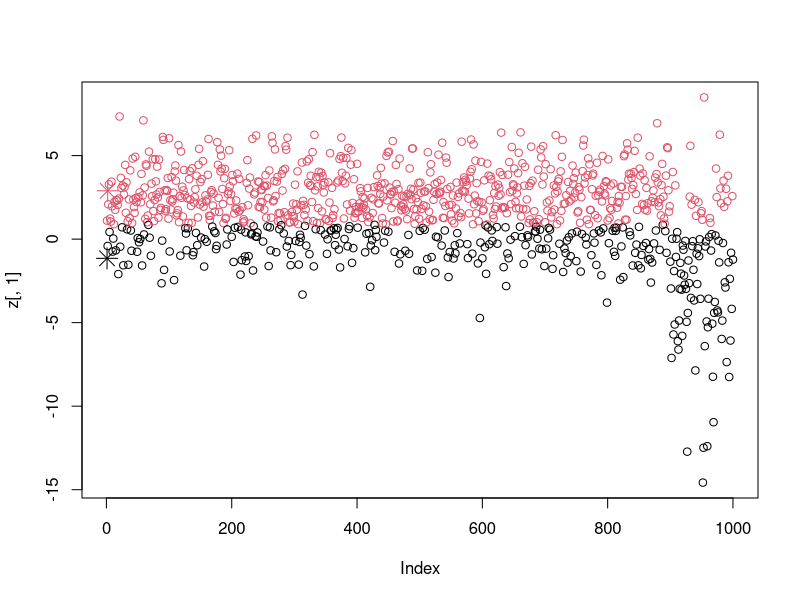
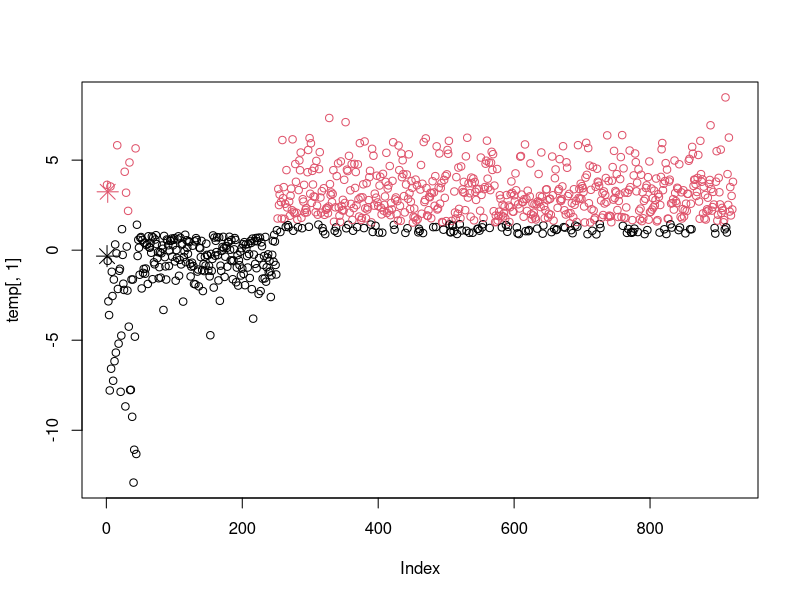
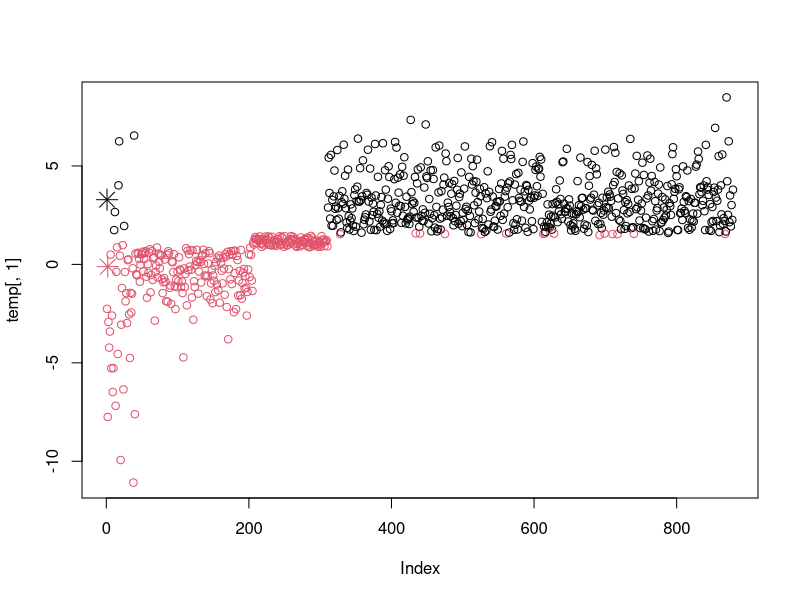
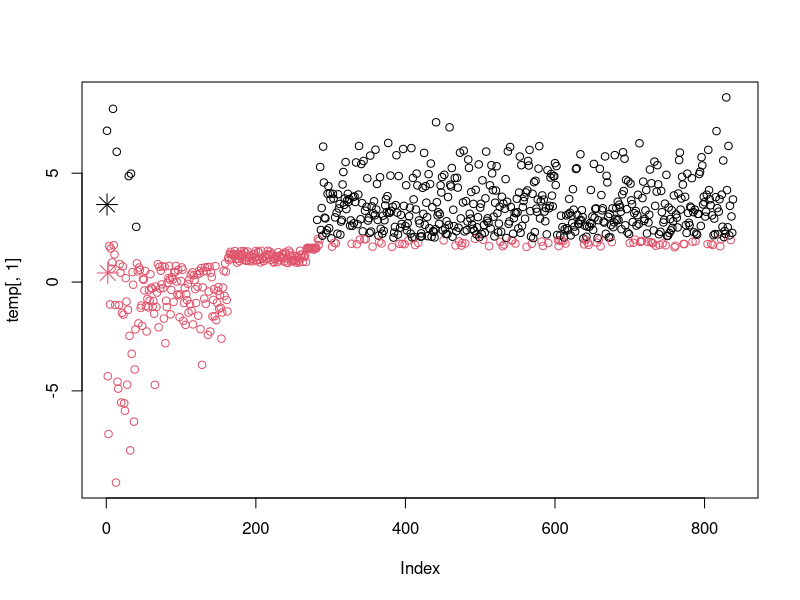
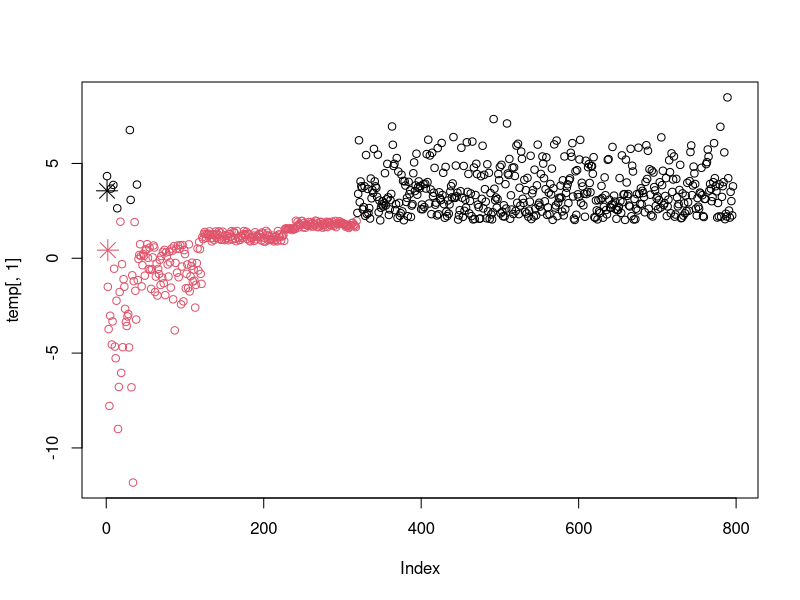
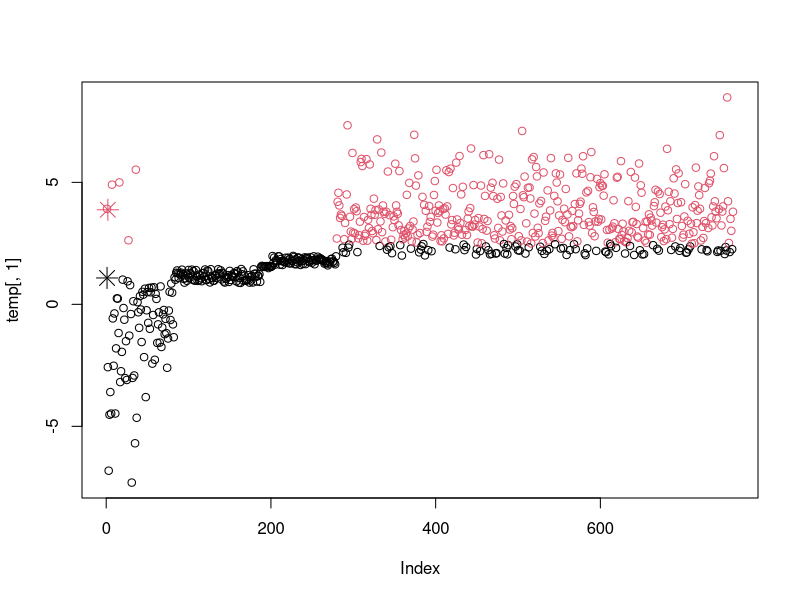
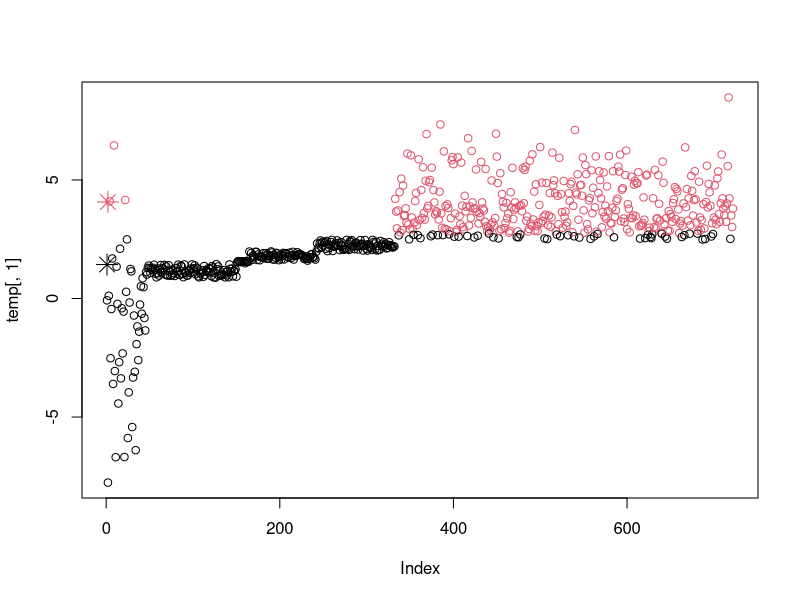
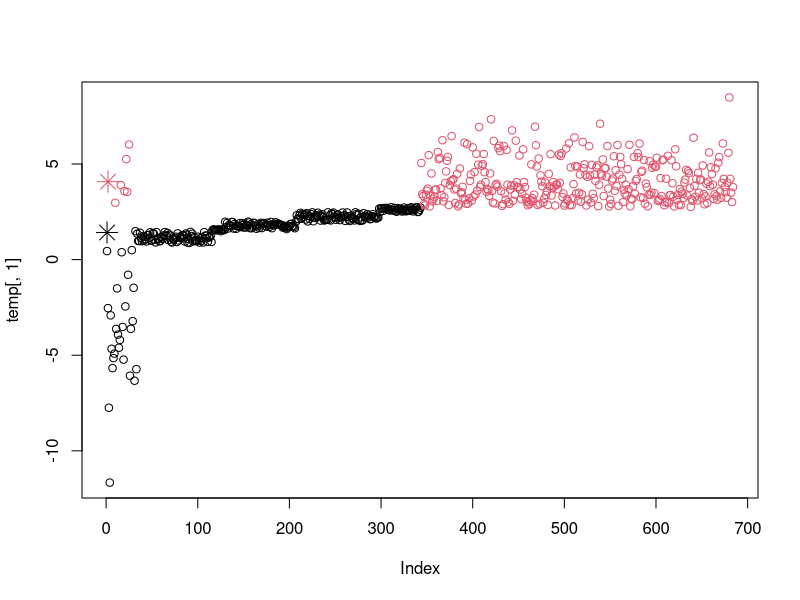

Recreate these plots in R, in order.
########################################################
#### Code for Simulation Study
########################################################

#########################
####Informants score invariant with time with fixed incidence rate (model 1).
#########################
rm(list=ls())

library("sampling")
set.seed(1000)
### Assign  baseline
m<-1 #baseline

### Normal group
x<-as.vector(rnorm(900,2,2))    ##feature sample
D<-rep(2,length(x))             ##response 
x1<-cbind(x,D)                  ##normal group data

### Demented group
x<-as.vector(rnorm(100,-2,4))   ##feature sample
D <-rep(1, length(x))           ##response
x2<-cbind(x, D)                 ##demented group data

### Final data
z<-rbind(x1,x2)

### Screening test for data partition 
cl <- kmeans(z[,1], 2, iter.max = 200, nstart = 10, algorithm = "MacQueen")

### Plots for visualization
plot(z[,1], col = cl$cluster)
points(cl$centers, col = 1:2, pch = 8, cex=2)

### Predicted partition
Y<-as.integer(cl$cluster)

center<- sort(cl$centers);
if (center[1]!= cl$centers[1])  {for (i in 1:length(Y)) {if (Y[i]==2) Y[i]=1 else Y[i]=2} }

### Checking the correct classification
sum(z[,2]== Y)

### COmbining original labels and predicted labels
temp<-cbind(z, Y)
temp<- temp[order(temp[,3]),]

### Calculating different quantities of two-phase sampling

## Assigning proportion of observations chosen from each group
f2<-0.1;f1<-1;                                

## Sample sizes and sample object
n1<- sum(Y==2);n2<- sum(Y==1);s1<-rep(1,n2);

## MLE of demented group
pi1<-n2/length(Y);

## Sample size from non-demented by screening test
n<-round(n1*f2)

### simple random sampling from non-demented group
s=srswor(n, n1)
s<- c(s1,s)

### Final sample for GS test
new<-cbind(temp[,1][s==1], temp[,2][s==1], temp[,3][s==1])
comp<- cbind(temp[,1][s==0], temp[,2][s==0], temp[,3][s==0])

### Data for GS test
colnames(new) <- c("X","D","Y")
new<- as.data.frame(new)
tb<-table(new$Y, new$D)

### Storing results for baseline
result <- matrix(NA, nrow = 11, ncol=9, byrow=TRUE, dimnames = list(c("baseline", "wave1", "wave2", "wave3","wave4", "wave5", "wave6","wave7", "wave8", "wave9", "wave10"), c("prev", "stdpre","incid", "stdinc","N", "Sensit" ,"Specif" ,"tpev", "tinc")))

## Calculating lambda_t1 and lambda_t2 
lt1<- tb[1,1]/(tb[1,1]+tb[1,2])
lt2<- tb[2,1]/ (tb[2,1]+tb[2,2])

## Storing estimated prevalence
result[m,1]<- pi1*lt1 +(1- pi1)*lt2

## Storing the variance
result[m,2]<- ((pi1*lt1*(1-lt1)/f1+ (1-pi1)*lt2*(1-lt2)/f2+pi1*(1-pi1)*((lt1-lt2)^2))/length(Y))

## Storing values of incidence rate and sample size 
result[m,3]<- 0; result[m,4]<- 0; result[m,5]<- length(Y); 

## Storing sensitivity, specificity, true prevalence, true incidence
result[m,6]<- tb[1,1]/(tb[1,1]+tb[2,1]);result[m,7]<- tb[2,2]/(tb[1,2]+tb[2,2]); result[m,8]<- sum(temp[,2]==1)/nrow(temp); result[m,9]<-NA;

rm(.Random.seed); 


### Analysis of rest of the 10 waves
while(m <= 10)
{
m<-m+1

### Removing patients in Demented group
s<-ifelse(as.vector(new[,2])==2,0,1)

new<-cbind(new[,1][s==0], new[,2][s==0], new[,3][s==0])

### Dataset for the wave
temp<-rbind(new,comp)

### New patients in Demented group
theta<-0.05; # incidence rate

n1<-round(sum(temp[,2]==2)*theta); 

j<-1; 
for (i in 1:n1) {
  ind<- -1;
  while (ind<0)
  {if (temp[j,2]==2) {temp[j,1]<- rnorm(1,-2,4);  temp[j,2]<-1; ind<-1}; 
    j<- j+1;}
}

### Screening test for data partition 
cl <- kmeans(temp[,1], 2, iter.max = 200, nstart = 10)

### Plot for visualization
plot(temp[,1], col = cl$cluster)
points(cl$centers, col = 1:2, pch = 8, cex=2)

### Prediction for patients in screening test
Y<-as.integer(cl$cluster)

### Correction for predictions
center<- sort(cl$centers);
if (center[1]!= cl$centers[1])  {for (i in 1:length(Y)) {if (Y[i]==2) Y[i]=1 else Y[i]=2} }

### data preparation for GS test
sum(temp[,2]== Y) ##correct classification
temp[,3]<-Y
temp<- temp[order(temp[,3]), ]

### Measures for prediction of prevalence and incedence
n1<- sum(Y==2);n2<- sum(Y==1);s1<-rep(1,n2);
pi1<-n2/length(Y);
n<-round(n1*f2)

### simple random sampling
s=srswor(n, n1)
s<- c(s1,s)

### the sample for GS test
new<-cbind(temp[,1][s==1], temp[,2][s==1], temp[,3][s==1])
comp<- cbind(temp[,1][s==0], temp[,2][s==0], temp[,3][s==0])

### data of GS test
colnames(new) <- c("X","D","Y")
new<- as.data.frame(new)
tb<-table(new$Y, new$D)

lt1<- tb[1,1]/(tb[1,1]+tb[1,2])
lt2<- tb[2,1]/ (tb[2,1]+tb[2,2])

### Storing the result
result[m,1]<- pi1*lt1 +(1- pi1)*lt2
result[m,2]<- ((pi1*lt1*(1-lt1)/f1+ (1-pi1)*lt2*(1-lt2)/f2+pi1*(1-pi1)*((lt1-lt2)^2))/length(Y))
result[m,5]<- length(Y);
result[m,3]<- 1-result[m,5]*(1-result[m,1])/(result[m-1,5]*(1-result[m-1,1]))
result[m,4]<- (((1- result[m,1])^2)*(result[m-1,2]+ result[m,2]- result[m,2]*result[m-1,2])/((1- result[m-1,1])^2))
result[m,6]<- tb[1,1]/(tb[1,1]+tb[2,1]);result[m,7]<- tb[2,2]/(tb[1,2]+tb[2,2]);
result[m,8]<- sum(temp[,2]==1)/nrow(temp); result[m,9]<-theta;

}

write.table(result, "sim1.csv")

#########################
####End of Simulation 1
#########################


#########################
####Informants score improves with time with fixed incidence rate (model 2).
#########################
rm(list=ls())
### Assign  baseline
m<-1 #baseline

### Normal group
x<-as.vector(rnorm(900,2,2))    ##feature sample
D<-rep(2,length(x))             ##response 
x1<-cbind(x,D)                  ##normal group data

### Demented group
x<-as.vector(rnorm(100,-2,4))   ##feature sample
D <-rep(1, length(x))           ##response
x2<-cbind(x, D)                 ##demented group data

### Final data
z<-rbind(x1,x2)

### Screening test for data partition 
cl <- kmeans(z[,1], 2, iter.max = 200, nstart = 10, algorithm = "MacQueen")

### Plots for visualization
plot(z[,1], col = cl$cluster)
points(cl$centers, col = 1:2, pch = 8, cex=2)

### Predicted partition
Y<-as.integer(cl$cluster)

center<- sort(cl$centers);
if (center[1]!= cl$centers[1])  {for (i in 1:length(Y)) {if (Y[i]==2) Y[i]=1 else Y[i]=2} }

### Checking the correct classification
sum(z[,2]== Y)

### COmbining original labels and predicted labels
temp<-cbind(z, Y)
temp<- temp[order(temp[,3]),]

### Calculating different quantities of two-phase sampling

## Assigning proportion of observations chosen from each group
f2<-0.1;f1<-1;                                

## Sample sizes and sample object
n1<- sum(Y==2);n2<- sum(Y==1);s1<-rep(1,n2);

## MLE of demented group
pi1<-n2/length(Y);

## Sample size from non-demented by screening test
n<-round(n1*f2)

### simple random sampling from non-demented group
s=srswor(n, n1)
s<- c(s1,s)

### Final sample for GS test
new<-cbind(temp[,1][s==1], temp[,2][s==1], temp[,3][s==1])
comp<- cbind(temp[,1][s==0], temp[,2][s==0], temp[,3][s==0])

### Data for GS test
colnames(new) <- c("X","D","Y")
new<- as.data.frame(new)
tb<-table(new$Y, new$D)

### Storing results for baseline
result <- matrix(NA, nrow = 11, ncol=9, byrow=TRUE, dimnames = list(c("baseline", "wave1", "wave2", "wave3","wave4", "wave5", "wave6","wave7", "wave8", "wave9", "wave10"), c("prev", "stdpre","incid", "stdinc","N", "Sensit" ,"Specif" ,"tpev", "tinc")))

## Calculating lambda_t1 and lambda_t2 
lt1<- tb[1,1]/(tb[1,1]+tb[1,2])
lt2<- tb[2,1]/ (tb[2,1]+tb[2,2])

## Storing estimated prevalence
result[m,1]<- pi1*lt1 +(1- pi1)*lt2

## Storing the variance
result[m,2]<- ((pi1*lt1*(1-lt1)/f1+ (1-pi1)*lt2*(1-lt2)/f2+pi1*(1-pi1)*((lt1-lt2)^2))/length(Y))

## Storing values of incidence rate and sample size 
result[m,3]<- 0; result[m,4]<- 0; result[m,5]<- length(Y); 

## Storing sensitivity, specificity, true prevalence, true incidence
result[m,6]<- tb[1,1]/(tb[1,1]+tb[2,1]);result[m,7]<- tb[2,2]/(tb[1,2]+tb[2,2]); result[m,8]<- sum(temp[,2]==1)/nrow(temp); result[m,9]<-NA;

### Analysis of rest of the 10 waves
while(m <= 10)
{
m<-m+1 # First wave

### Removing patients in Demented group
s<-ifelse(as.vector(new[,2])==2,0,1)

new<-cbind(new[,1][s==0], new[,2][s==0], new[,3][s==0])

### Dataset for the wave
temp<-rbind(new,comp)

### New patients in Demented group
theta<-0.05; # incidence rate

n1<-round(sum(temp[,2]==2)*theta); 

j<-1; 
for (i in 1:n1) {
  ind<- -1;
  while (ind<0)
  {if (temp[j,2]==2) {temp[j,1]<- rnorm(1,-2,3);  temp[j,2]<-1; ind<-1}; 
    j<- j+1;}
}    #newly demented people

### Improvement of information score
temp[,1]<-temp[,1]+((-1)^ temp[,2])*runif(1,0,2)*rbinom(1,1,0.7)

### Screening test for data partition 
cl <- kmeans(temp[,1], 2, iter.max = 200, nstart = 10)

### Plot for visualization
plot(temp[,1], col = cl$cluster)
points(cl$centers, col = 1:2, pch = 8, cex=2)

### Prediction for patients in screening test
Y<-as.integer(cl$cluster)

### Correction for predictions
center<- sort(cl$centers);

if (center[1]!= cl$centers[1])  {for (i in 1:length(Y)) {if (Y[i]==2) Y[i]=1 else Y[i]=2} }

### data preparation for GS test
sum(temp[,2]== Y) ##correct classification
temp[,3]<-Y
temp<- temp[order(temp[,3]), ]

### Measures for prediction of prevalence and incedence
n1<- sum(Y==2);n2<- sum(Y==1);s1<-rep(1,n2);
pi1<-n2/length(Y);
n<-round(n1*f2)

## simple random sampling
s=srswor(n, n1)
s<- c(s1,s)

### the sample for GS test
new<-cbind(temp[,1][s==1], temp[,2][s==1], temp[,3][s==1])
comp<- cbind(temp[,1][s==0], temp[,2][s==0], temp[,3][s==0])

### data of GS test
colnames(new) <- c("X","D","Y")
new<- as.data.frame(new)
tb<-table(new$Y, new$D)

lt1<- tb[1,1]/(tb[1,1]+tb[1,2])
lt2<- tb[2,1]/ (tb[2,1]+tb[2,2])

### Storing the result
result[m,1]<- pi1*lt1 +(1- pi1)*lt2
result[m,2]<- ((pi1*lt1*(1-lt1)/f1+ (1-pi1)*lt2*(1-lt2)/f2+pi1*(1-pi1)*((lt1-lt2)^2))/length(Y))
result[m,5]<- length(Y);
result[m,3]<- 1- result[m,5]*(1-result[m,1])/(result[m-1,5]*(1-result[m-1,1]))
result[m,4]<- (((1- result[m,1])^2)*(result[m-1,2]+ result[m,2]- result[m,2]*result[m-1,2])/((1- result[m-1,1])^2))
result[m,6]<- tb[1,1]/(tb[1,1]+tb[2,1]);result[m,7]<- tb[2,2]/(tb[1,2]+tb[2,2]);
result[m,8]<- sum(temp[,2]==1)/nrow(temp); result[m,9]<-theta;

}

write.table(result, "sim2.csv")

#########################
####End of Simulation 2
#########################


###########################
### Informants score degrades with time with fixed incidence rate (model 3).
###########################
rm(list = ls())
### Assign  baseline
m<-1 #baseline

### Normal group
x<-as.vector(rnorm(900,2,2))    ##feature sample
D<-rep(2,length(x))             ##response 
x1<-cbind(x,D)                  ##normal group data

### Demented group
x<-as.vector(rnorm(100,-2,4))   ##feature sample
D <-rep(1, length(x))           ##response
x2<-cbind(x, D)                 ##demented group data

### Final data
z<-rbind(x1,x2)

### Screening test for data partition 
cl <- kmeans(z[,1], 2, iter.max = 200, nstart = 10, algorithm = "MacQueen")

### Plots for visualization
plot(z[,1], col = cl$cluster)
points(cl$centers, col = 1:2, pch = 8, cex=2)

### Predicted partition
Y<-as.integer(cl$cluster)

center<- sort(cl$centers);
if (center[1]!= cl$centers[1])  {for (i in 1:length(Y)) {if (Y[i]==2) Y[i]=1 else Y[i]=2} }

### Checking the correct classification
sum(z[,2]== Y)

### COmbining original labels and predicted labels
temp<-cbind(z, Y)
temp<- temp[order(temp[,3]),]

### Calculating different quantities of two-phase sampling

## Assigning proportion of observations chosen from each group
f2<-0.1;f1<-1;                                

## Sample sizes and sample object
n1<- sum(Y==2);n2<- sum(Y==1);s1<-rep(1,n2);

## MLE of demented group
pi1<-n2/length(Y);

## Sample size from non-demented by screening test
n<-round(n1*f2)

### simple random sampling from non-demented group
s=srswor(n, n1)
s<- c(s1,s)

### Final sample for GS test
new<-cbind(temp[,1][s==1], temp[,2][s==1], temp[,3][s==1])
comp<- cbind(temp[,1][s==0], temp[,2][s==0], temp[,3][s==0])

### Data for GS test
colnames(new) <- c("X","D","Y")
new<- as.data.frame(new)
tb<-table(new$Y, new$D)

### Storing results for baseline
result <- matrix(NA, nrow = 11, ncol=9, byrow=TRUE, dimnames = list(c("baseline", "wave1", "wave2", "wave3","wave4", "wave5", "wave6","wave7", "wave8", "wave9", "wave10"), c("prev", "stdpre","incid", "stdinc","N", "Sensit" ,"Specif" ,"tpev", "tinc")))

## Calculating lambda_t1 and lambda_t2 
lt1<- tb[1,1]/(tb[1,1]+tb[1,2])
lt2<- tb[2,1]/ (tb[2,1]+tb[2,2])

## Storing estimated prevalence
result[m,1]<- pi1*lt1 +(1- pi1)*lt2

## Storing the variance
result[m,2]<- ((pi1*lt1*(1-lt1)/f1+ (1-pi1)*lt2*(1-lt2)/f2+pi1*(1-pi1)*((lt1-lt2)^2))/length(Y))

## Storing values of incidence rate and sample size 
result[m,3]<- 0; result[m,4]<- 0; result[m,5]<- length(Y); 

## Storing sensitivity, specificity, true prevalence, true incidence
result[m,6]<- tb[1,1]/(tb[1,1]+tb[2,1]);result[m,7]<- tb[2,2]/(tb[1,2]+tb[2,2]); result[m,8]<- sum(temp[,2]==1)/nrow(temp); result[m,9]<-NA;

rm(.Random.seed); 


### Analysis of rest of the 10 waves
while(m <= 10)
{
m<-m+1 # First wave

### Removing patients in Demented group
s<-ifelse(as.vector(new[,2])==2,0,1)

new<-cbind(new[,1][s==0], new[,2][s==0], new[,3][s==0])

### Dataset for the wave
temp<-rbind(new,comp)

### New patients in Demented group
theta<-0.05; # incidence rate

n1<-round(sum(temp[,2]==2)*theta); 

j<-1; 
for (i in 1:n1) {
  ind<- -1;
  while (ind<0)
  {if (temp[j,2]==2) {temp[j,1]<- rnorm(1,-2,3);  temp[j,2]<-1; ind<-1}; 
    j<- j+1;}
}    #newly demented people

### Degradation of information score

temp[,1]<-temp[,1]+((-1)^(temp[,2]+1))*runif(1,0,2)*rbinom(1,1,0.5)

### Screening test for data partition 
cl <- kmeans(temp[,1], 2, iter.max = 200, nstart = 10)

### Plot for visualization
plot(temp[,1], col = cl$cluster)
points(cl$centers, col = 1:2, pch = 8, cex=2)

### Prediction for patients in screening test
Y<-as.integer(cl$cluster)

### Correction for predictions
center<- sort(cl$centers);
if (center[1]!= cl$centers[1])  {for (i in 1:length(Y)) {if (Y[i]==2) Y[i]=1 else Y[i]=2} }

### data preparation for GS test
sum(temp[,2]== Y) ##correct classification

temp[,3]<-Y

temp<- temp[order(temp[,3]), ]

### Measures for prediction of prevalence and incedence
n1<- sum(Y==2);n2<- sum(Y==1);s1<-rep(1,n2);
pi1<-n2/length(Y);
n<-round(n1*f2)

## simple random sampling
s=srswor(n, n1)
s<- c(s1,s)

### the sample for GS test
new<-cbind(temp[,1][s==1], temp[,2][s==1], temp[,3][s==1])
comp<- cbind(temp[,1][s==0], temp[,2][s==0], temp[,3][s==0])

### data of GS test
colnames(new) <- c("X","D","Y")
new<- as.data.frame(new)
tb<-table(new$Y, new$D)

lt1<- tb[1,1]/(tb[1,1]+tb[1,2])
lt2<- tb[2,1]/ (tb[2,1]+tb[2,2])

### Storing the result
result[m,1]<- pi1*lt1 +(1- pi1)*lt2
result[m,2]<- ((pi1*lt1*(1-lt1)/f1+ (1-pi1)*lt2*(1-lt2)/f2+pi1*(1-pi1)*((lt1-lt2)^2))/length(Y))
result[m,5]<- length(Y);
result[m,3]<- 1-result[m,5]*(1-result[m,1])/(result[m-1,5]*(1-result[m-1,1]))
result[m,4]<- (((1- result[m,1])^2)*(result[m-1,2]+ result[m,2]- result[m,2]*result[m-1,2])/((1- result[m-1,1])^2))
result[m,6]<- tb[1,1]/(tb[1,1]+tb[2,1]);result[m,7]<- tb[2,2]/(tb[1,2]+tb[2,2]);
result[m,8]<- sum(temp[,2]==1)/nrow(temp); result[m,9]<-theta;

}

write.table(result, "sim3.csv")

#########################
####End of Simulation 3
#########################


###########################
### Informants score invariant with time with variable incidence rate (model 4).
###########################
rm(list=ls())
set.seed(1000)
### Assign  baseline
m<-1 #baseline

### Normal group
x<-as.vector(rnorm(900,2,1.2))    ##feature sample
D<-rep(2,length(x))             ##response 
x1<-cbind(x,D)                  ##normal group data

### Demented group
x<-as.vector(rnorm(100,-2,4))   ##feature sample
D <-rep(1, length(x))           ##response
x2<-cbind(x, D)                 ##demented group data

### Final data
z<-rbind(x1,x2)

### Screening test for data partition 
cl <- kmeans(z[,1], 2, iter.max = 200, nstart = 10, algorithm = "MacQueen")

### Plots for visualization
plot(z[,1], col = cl$cluster)
points(cl$centers, col = 1:2, pch = 8, cex=2)

### Predicted partition
Y<-as.integer(cl$cluster)

center<- sort(cl$centers);
if (center[1]!= cl$centers[1])  {for (i in 1:length(Y)) {if (Y[i]==2) Y[i]=1 else Y[i]=2} }

### Checking the correct classification
sum(z[,2]== Y)

### COmbining original labels and predicted labels
temp<-cbind(z, Y)
temp<- temp[order(temp[,3]),]

### Calculating different quantities of two-phase sampling

## Assigning proportion of observations chosen from each group
f2<-0.1;f1<-1;                                

## Sample sizes and sample object
n1<- sum(Y==2);n2<- sum(Y==1);s1<-rep(1,n2);

## MLE of demented group
pi1<-n2/length(Y);

## Sample size from non-demented by screening test
n<-round(n1*f2)

### simple random sampling from non-demented group
s=srswor(n, n1)
s<- c(s1,s)

### Final sample for GS test
new<-cbind(temp[,1][s==1], temp[,2][s==1], temp[,3][s==1])
comp<- cbind(temp[,1][s==0], temp[,2][s==0], temp[,3][s==0])

### Data for GS test
colnames(new) <- c("X","D","Y")
new<- as.data.frame(new)
tb<-table(new$Y, new$D)

### Storing results for baseline
result <- matrix(NA, nrow = 11, ncol=9, byrow=TRUE, dimnames = list(c("baseline", "wave1", "wave2", "wave3","wave4", "wave5", "wave6","wave7", "wave8", "wave9", "wave10"), c("prev", "stdpre","incid", "stdinc","N", "Sensit" ,"Specif" ,"tpev", "tinc")))

## Calculating lambda_t1 and lambda_t2 
lt1<- tb[1,1]/(tb[1,1]+tb[1,2])
lt2<- tb[2,1]/ (tb[2,1]+tb[2,2])

## Storing estimated prevalence
result[m,1]<- pi1*lt1 +(1- pi1)*lt2

## Storing the variance
result[m,2]<- ((pi1*lt1*(1-lt1)/f1+ (1-pi1)*lt2*(1-lt2)/f2+pi1*(1-pi1)*((lt1-lt2)^2))/length(Y))

## Storing values of incidence rate and sample size 
result[m,3]<- 0; result[m,4]<- 0; result[m,5]<- length(Y); 

## Storing sensitivity, specificity, true prevalence, true incidence
result[m,6]<- tb[1,1]/(tb[1,1]+tb[2,1]);result[m,7]<- tb[2,2]/(tb[1,2]+tb[2,2]); result[m,8]<- sum(temp[,2]==1)/nrow(temp); result[m,9]<-NA;

rm(.Random.seed); 


### Analysis of rest of the 10 waves
while(m <= 10)
{
m<-m+1 # First wave

### Removing patients in Demented group
s<-ifelse(as.vector(new[,2])==2,0,1)

new<-cbind(new[,1][s==0], new[,2][s==0], new[,3][s==0])

### Dataset for the wave
temp<-rbind(new,comp)

### New patients in Demented group
theta<-runif(1,0,0.1); # variable incidence rate

n1<-round(sum(temp[,2]==2)*theta); 

j<-1; 
for (i in 1:n1) {
  ind<- -1;
  while (ind<0)
  {if (temp[j,2]==2) {temp[j,1]<- rnorm(1,-2,3);  temp[j,2]<-1; ind<-1}; 
    j<- j+1;}
}

### Screening test for data partition 
cl <- kmeans(temp[,1], 2, iter.max = 200, nstart = 10)

### Plot for visualization
plot(temp[,1], col = cl$cluster)
points(cl$centers, col = 1:2, pch = 8, cex=2)

### Prediction for patients in screening test
Y<-as.integer(cl$cluster)

### Correction for predictions
center<- sort(cl$centers);
if (center[1]!= cl$centers[1])  {for (i in 1:length(Y)) {if (Y[i]==2) Y[i]=1 else Y[i]=2} }

### data preparation for GS test
sum(temp[,2]== Y) ##correct classification
temp[,3]<-Y
temp<- temp[order(temp[,3]), ]

### Measures for prediction of prevalence and incedence
n1<- sum(Y==2);n2<- sum(Y==1);s1<-rep(1,n2);
pi1<-n2/length(Y);
n<-round(n1*f2)

## simple random sampling
s=srswor(n, n1)
s<- c(s1,s)

### the sample for GS test
new<-cbind(temp[,1][s==1], temp[,2][s==1], temp[,3][s==1])
comp<- cbind(temp[,1][s==0], temp[,2][s==0], temp[,3][s==0])

### data of GS test
colnames(new) <- c("X","D","Y")
new<- as.data.frame(new)
tb<-table(new$Y, new$D)

lt1<- tb[1,1]/(tb[1,1]+tb[1,2])
lt2<- tb[2,1]/ (tb[2,1]+tb[2,2])

### Storing the result
result[m,1]<- pi1*lt1 +(1- pi1)*lt2
result[m,2]<- ((pi1*lt1*(1-lt1)/f1+ (1-pi1)*lt2*(1-lt2)/f2+pi1*(1-pi1)*((lt1-lt2)^2))/length(Y))
result[m,5]<- length(Y);
result[m,3]<- 1-result[m,5]*(1-result[m,1])/(result[m-1,5]*(1-result[m-1,1]))
result[m,4]<- (((1- result[m,1])^2)*(result[m-1,2]+ result[m,2]- result[m,2]*result[m-1,2])/((1- result[m-1,1])^2))
result[m,6]<- tb[1,1]/(tb[1,1]+tb[2,1]);result[m,7]<- tb[2,2]/(tb[1,2]+tb[2,2]);
result[m,8]<- sum(temp[,2]==1)/nrow(temp); result[m,9]<-theta;

}

write.table(result, "sim4.csv")

#########################
####End of Simulation 4
#########################


###########################
### Informants score improves with time with variable incidence rate (model 5).
###########################

rm(list=ls())
### Assign  baseline
m<-1 #baseline

### Normal group
x<-as.vector(rnorm(900,2,2))    ##feature sample
D<-rep(2,length(x))             ##response 
x1<-cbind(x,D)                  ##normal group data

### Demented group
x<-as.vector(rnorm(100,-2,4))   ##feature sample
D <-rep(1, length(x))           ##response
x2<-cbind(x, D)                 ##demented group data

### Final data
z<-rbind(x1,x2)

### Screening test for data partition 
cl <- kmeans(z[,1], 2, iter.max = 200, nstart = 10, algorithm = "MacQueen")

### Plots for visualization
plot(z[,1], col = cl$cluster)
points(cl$centers, col = 1:2, pch = 8, cex=2)

### Predicted partition
Y<-as.integer(cl$cluster)

center<- sort(cl$centers);
if (center[1]!= cl$centers[1])  {for (i in 1:length(Y)) {if (Y[i]==2) Y[i]=1 else Y[i]=2} }

### Checking the correct classification
sum(z[,2]== Y)

### COmbining original labels and predicted labels
temp<-cbind(z, Y)
temp<- temp[order(temp[,3]),]

### Calculating different quantities of two-phase sampling

## Assigning proportion of observations chosen from each group
f2<-0.1;f1<-1;                                

## Sample sizes and sample object
n1<- sum(Y==2);n2<- sum(Y==1);s1<-rep(1,n2);

## MLE of demented group
pi1<-n2/length(Y);

## Sample size from non-demented by screening test
n<-round(n1*f2)

### simple random sampling from non-demented group
s=srswor(n, n1)
s<- c(s1,s)

### Final sample for GS test
new<-cbind(temp[,1][s==1], temp[,2][s==1], temp[,3][s==1])
comp<- cbind(temp[,1][s==0], temp[,2][s==0], temp[,3][s==0])

### Data for GS test
colnames(new) <- c("X","D","Y")
new<- as.data.frame(new)
tb<-table(new$Y, new$D)

### Storing results for baseline
result <- matrix(NA, nrow = 11, ncol=9, byrow=TRUE, dimnames = list(c("baseline", "wave1", "wave2", "wave3","wave4", "wave5", "wave6","wave7", "wave8", "wave9", "wave10"), c("prev", "stdpre","incid", "stdinc","N", "Sensit" ,"Specif" ,"tpev", "tinc")))

## Calculating lambda_t1 and lambda_t2 
lt1<- tb[1,1]/(tb[1,1]+tb[1,2])
lt2<- tb[2,1]/ (tb[2,1]+tb[2,2])

## Storing estimated prevalence
result[m,1]<- pi1*lt1 +(1- pi1)*lt2

## Storing the variance
result[m,2]<- ((pi1*lt1*(1-lt1)/f1+ (1-pi1)*lt2*(1-lt2)/f2+pi1*(1-pi1)*((lt1-lt2)^2))/length(Y))

## Storing values of incidence rate and sample size 
result[m,3]<- 0; result[m,4]<- 0; result[m,5]<- length(Y); 

## Storing sensitivity, specificity, true prevalence, true incidence
result[m,6]<- tb[1,1]/(tb[1,1]+tb[2,1]);result[m,7]<- tb[2,2]/(tb[1,2]+tb[2,2]); result[m,8]<- sum(temp[,2]==1)/nrow(temp); result[m,9]<-NA;

rm(.Random.seed); 


### Analysis of rest of the 10 waves
while(m <= 10)
{
m<-m+1 # First wave 

### Removing patients in Demented group
s<-ifelse(as.vector(new[,2])==2,0,1)

new<-cbind(new[,1][s==0], new[,2][s==0], new[,3][s==0])

### Dataset for the wave
temp<-rbind(new,comp)

### New patients in Demented group
theta<-runif(1,0.01,0.1); # variable incidence rate

n1<-round(sum(temp[,2]==2)*theta); 

j<-1; 
for (i in 1:n1) {
  ind<- -1;
  while (ind<0)
  {if (temp[j,2]==2) {temp[j,1]<- rnorm(1,-2,3);  temp[j,2]<-1; ind<-1}; 
    j<- j+1;}
}    #newly demented people

### Improvemnet of information score
temp[,1]<-temp[,1]+((-1)^ temp[,2])*runif(1,0,2)*rbinom(1,1,0.7)

### Screening test for data partition 
cl <- kmeans(temp[,1], 2, iter.max = 200, nstart = 10)

### Plot for visualization
plot(temp[,1], col = cl$cluster)
points(cl$centers, col = 1:2, pch = 8, cex=2)

### Prediction for patients in screening test
Y<-as.integer(cl$cluster)

### Correction for predictions
center<- sort(cl$centers);
if (center[1]!= cl$centers[1])  {for (i in 1:length(Y)) {if (Y[i]==2) Y[i]=1 else Y[i]=2} }

### data preparation for GS test
sum(temp[,2]== Y) ##correct classification
temp[,3]<-Y
temp<- temp[order(temp[,3]), ]

### Measures for prediction of prevalence and incedence
n1<- sum(Y==2);n2<- sum(Y==1);s1<-rep(1,n2);
pi1<-n2/length(Y);
n<-round(n1*f2)

## simple random sampling
s=srswor(n, n1)
s<- c(s1,s)

### the sample for GS test
new<-cbind(temp[,1][s==1], temp[,2][s==1], temp[,3][s==1])
comp<- cbind(temp[,1][s==0], temp[,2][s==0], temp[,3][s==0])

### data of GS test
colnames(new) <- c("X","D","Y")
new<- as.data.frame(new)
tb<-table(new$Y, new$D)

lt1<- tb[1,1]/(tb[1,1]+tb[1,2])
lt2<- tb[2,1]/ (tb[2,1]+tb[2,2])

### Storing the result
result[m,1]<- pi1*lt1 +(1- pi1)*lt2
result[m,2]<- ((pi1*lt1*(1-lt1)/f1+ (1-pi1)*lt2*(1-lt2)/f2+pi1*(1-pi1)*((lt1-lt2)^2))/length(Y))
result[m,5]<- length(Y);
result[m,3]<- 1-result[m,5]*(1-result[m,1])/(result[m-1,5]*(1-result[m-1,1]))
result[m,4]<- (((1- result[m,1])^2)*(result[m-1,2]+ result[m,2]- result[m,2]*result[m-1,2])/((1- result[m-1,1])^2))
result[m,6]<- tb[1,1]/(tb[1,1]+tb[2,1]);result[m,7]<- tb[2,2]/(tb[1,2]+tb[2,2]);
result[m,8]<- sum(temp[,2]==1)/nrow(temp); result[m,9]<-theta;

}

write.table(result, "sim5.csv")


#########################
####End of Simulation 5
#########################


###########################
### Informants score degrades with time with variable incidence rate (model 6).
###########################

rm(list=ls())
### Assign  baseline
m<-1 #baseline

### Normal group
x<-as.vector(rnorm(900,2,1.2))    ##feature sample
D<-rep(2,length(x))             ##response 
x1<-cbind(x,D)                  ##normal group data

### Demented group
x<-as.vector(rnorm(100,-2,4))   ##feature sample
D <-rep(1, length(x))           ##response
x2<-cbind(x, D)                 ##demented group data

### Final data
z<-rbind(x1,x2)

### Screening test for data partition 
cl <- kmeans(z[,1], 2, iter.max = 200, nstart = 10, algorithm = "MacQueen")

### Plots for visualization
plot(z[,1], col = cl$cluster)
points(cl$centers, col = 1:2, pch = 8, cex=2)

### Predicted partition
Y<-as.integer(cl$cluster)

center<- sort(cl$centers);
if (center[1]!= cl$centers[1])  {for (i in 1:length(Y)) {if (Y[i]==2) Y[i]=1 else Y[i]=2} }

### Checking the correct classification
sum(z[,2]== Y)

### COmbining original labels and predicted labels
temp<-cbind(z, Y)
temp<- temp[order(temp[,3]),]

### Calculating different quantities of two-phase sampling

## Assigning proportion of observations chosen from each group
f2<-0.1;f1<-1;                                

## Sample sizes and sample object
n1<- sum(Y==2);n2<- sum(Y==1);s1<-rep(1,n2);

## MLE of demented group
pi1<-n2/length(Y);

## Sample size from non-demented by screening test
n<-round(n1*f2)

### simple random sampling from non-demented group
s=srswor(n, n1)
s<- c(s1,s)

### Final sample for GS test
new<-cbind(temp[,1][s==1], temp[,2][s==1], temp[,3][s==1])
comp<- cbind(temp[,1][s==0], temp[,2][s==0], temp[,3][s==0])

### Data for GS test
colnames(new) <- c("X","D","Y")
new<- as.data.frame(new)
tb<-table(new$Y, new$D)

### Storing results for baseline
result <- matrix(NA, nrow = 11, ncol=9, byrow=TRUE, dimnames = list(c("baseline", "wave1", "wave2", "wave3","wave4", "wave5", "wave6","wave7", "wave8", "wave9", "wave10"), c("prev", "stdpre","incid", "stdinc","N", "Sensit" ,"Specif" ,"tpev", "tinc")))

## Calculating lambda_t1 and lambda_t2 
lt1<- tb[1,1]/(tb[1,1]+tb[1,2])
lt2<- tb[2,1]/ (tb[2,1]+tb[2,2])

## Storing estimated prevalence
result[m,1]<- pi1*lt1 +(1- pi1)*lt2

## Storing the variance
result[m,2]<- ((pi1*lt1*(1-lt1)/f1+ (1-pi1)*lt2*(1-lt2)/f2+pi1*(1-pi1)*((lt1-lt2)^2))/length(Y))

## Storing values of incidence rate and sample size 
result[m,3]<- 0; result[m,4]<- 0; result[m,5]<- length(Y); 

## Storing sensitivity, specificity, true prevalence, true incidence
result[m,6]<- tb[1,1]/(tb[1,1]+tb[2,1]);result[m,7]<- tb[2,2]/(tb[1,2]+tb[2,2]); result[m,8]<- sum(temp[,2]==1)/nrow(temp); result[m,9]<-NA;

rm(.Random.seed); 

### Analysis of rest of the 10 waves
while(m <= 10)
{
m<-m+1 # First wave -----------------------------

### Dataset for the wave
s<-ifelse(as.vector(new[,2])==2,0,1)

new<-cbind(new[,1][s==0], new[,2][s==0], new[,3][s==0])

### Dataset for the wave
temp<-rbind(new,comp)

### New patients in Demented group
theta<-runif(1,0.01,0.1); # variable incidence rate

n1<-round(sum(temp[,2]==2)*theta); 

j<-1; 
for (i in 1:n1) {
  ind<- -1;
  while (ind<0)
  {if (temp[j,2]==2) {temp[j,1]<- rnorm(1,-2,3);  temp[j,2]<-1; ind<-1}; 
    j<- j+1;}
}    #newly demented people

### degradation of information score
temp[,1]<-temp[,1]+((-1)^(temp[,2]+1))*runif(1,0,2)*rbinom(1,1,0.5)

### Screening test for data partition 
cl <- kmeans(temp[,1], 2, iter.max = 200, nstart = 10)

### Plot for visualization
plot(temp[,1], col = cl$cluster)
points(cl$centers, col = 1:2, pch = 8, cex=2)

### Prediction for patients in screening test
Y<-as.integer(cl$cluster)

### Correction for predictions
center<- sort(cl$centers);
if (center[1]!= cl$centers[1])  {for (i in 1:length(Y)) {if (Y[i]==2) Y[i]=1 else Y[i]=2} }

### data preparation for GS test
sum(temp[,2]== Y) ##correct classification
temp[,3]<-Y
temp<- temp[order(temp[,3]), ]

### Measures for prediction of prevalence and incedence
n1<- sum(Y==2);n2<- sum(Y==1);s1<-rep(1,n2);
pi1<-n2/length(Y);
n<-round(n1*f2)

## simple random sampling
s=srswor(n, n1)
s<- c(s1,s)

### the sample for GS test
new<-cbind(temp[,1][s==1], temp[,2][s==1], temp[,3][s==1])
comp<- cbind(temp[,1][s==0], temp[,2][s==0], temp[,3][s==0])

### data of GS test
colnames(new) <- c("X","D","Y")
new<- as.data.frame(new)
tb<-table(new$Y, new$D)

lt1<- tb[1,1]/(tb[1,1]+tb[1,2])
lt2<- tb[2,1]/ (tb[2,1]+tb[2,2])

### Storing the result
result[m,1]<- pi1*lt1 +(1- pi1)*lt2
result[m,2]<- ((pi1*lt1*(1-lt1)/f1+ (1-pi1)*lt2*(1-lt2)/f2+pi1*(1-pi1)*((lt1-lt2)^2))/length(Y))
result[m,5]<- length(Y);
result[m,3]<- 1-result[m,5]*(1-result[m,1])/(result[m-1,5]*(1-result[m-1,1]))
result[m,4]<- (((1- result[m,1])^2)*(result[m-1,2]+ result[m,2]- result[m,2]*result[m-1,2])/((1- result[m-1,1])^2))
result[m,6]<- tb[1,1]/(tb[1,1]+tb[2,1]);result[m,7]<- tb[2,2]/(tb[1,2]+tb[2,2]);
result[m,8]<- sum(temp[,2]==1)/nrow(temp); result[m,9]<-theta;

}

write.table(result, "sim6.csv")


#########################
####End of Simulation 6
#########################
